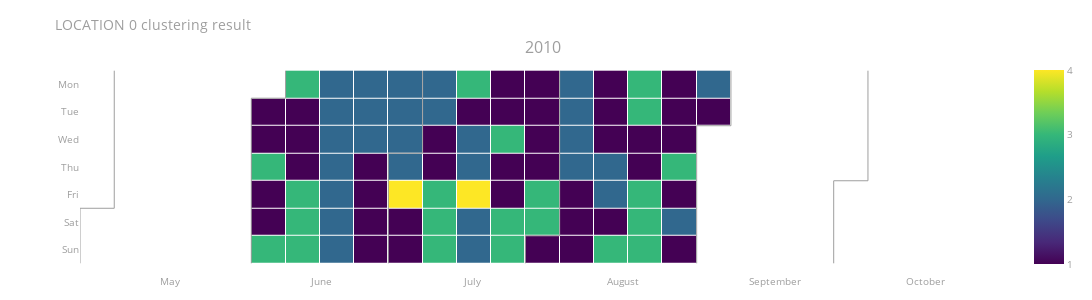
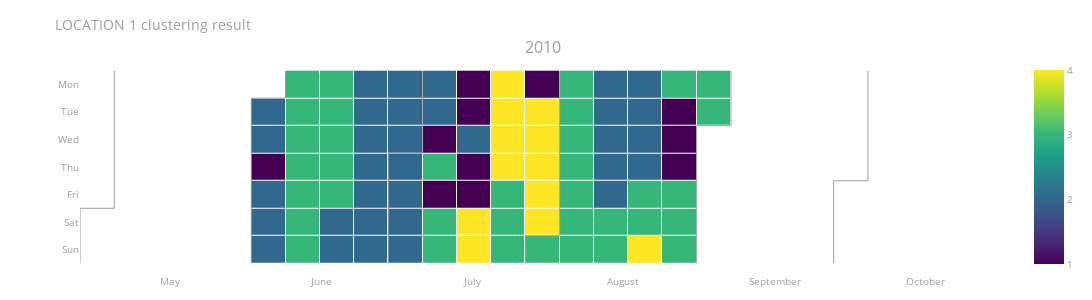
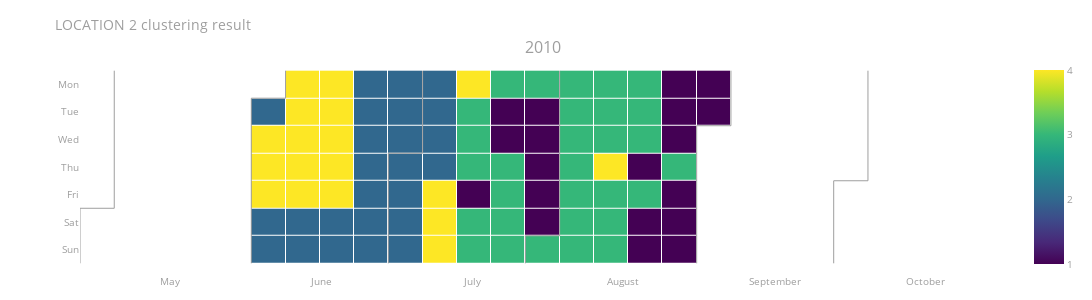
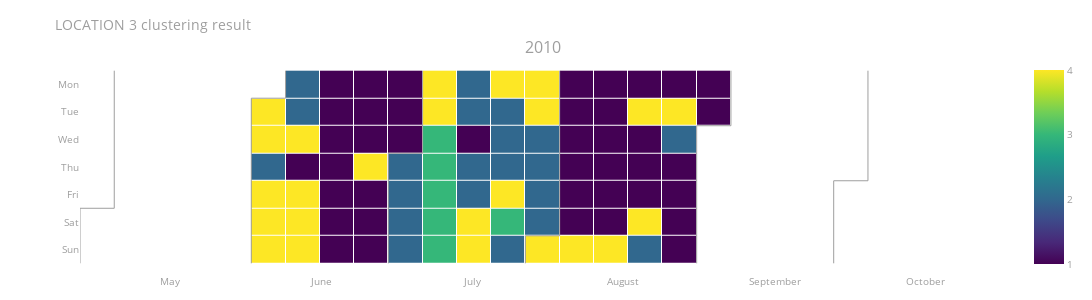

Write notebook code for charts like these, in order.
### Code cell
for loc in range(0,location_number):
    # generate the plot
    curr = location_clusters[location_clusters['LOCATION'] == loc].copy(deep=True)
    fig = plotly_calplot.calplot(
        curr,
        x="DATE",
        y="CLUSTERS",
        years_title=True,
        showscale=True,
        colorscale='viridis',
        title=f"LOCATION {loc} clustering result",
        start_month=5,
        end_month=10
    )


    fig.update_layout({
        'height': 300,
        'width' : 1200,
        'margin': {'b': 20, 't': 60},
    })

    fig.show()


    # ax = calplot.calplot(
    #     data = curr['CLUSTERS'],
    #     how = None,
    #     cmap = 'Dark2',
    #     figsize = (16, 8),
    #     suptitle = "Title"
    # )

### Figure 1 — Plotly figure (JSON) as saved in the notebook; plotly's stock layout.template omitted (floating-point values rounded to 4 significant figures; data arrays with more than 128 entries replaced by an {"elided": "..."} marker saying what was removed)
{"data": [{"colorscale": [[0, "#440154"], [0.1111, "#482878"], [0.2222, "#3e4989"], [0.3333, "#31688e"], [0.4444, "#26828e"], [0.5556, "#1f9e89"], [0.6667, "#35b779"], [0.7778, "#6ece58"], [0.8889, "#b5de2b"], [1, "#fde725"]], "customdata": {"elided": "184x2 str values"}, "hovertemplate": "%{customdata[0]} <br>Week=%{x} <br>%{customdata[1]}=%{z}", "name": "2010", "showscale": true, "type": "heatmap", "x": {"elided": "184 int values"}, "xaxis": "x", "xgap": 1, "y": {"elided": "184 int values"}, "yaxis": "y", "ygap": 1, "z": {"elided": "184 int values"}, "zmax": 4, "zmin": 1}, {"hoverinfo": "skip", "line": {"color": "#9e9e9e", "width": 1}, "mode": "lines", "type": "scatter", "x": [16.5, 16.5], "xaxis": "x", "y": [4.5, 6.5], "yaxis": "y"}, {"hoverinfo": "skip", "line": {"color": "#9e9e9e", "width": 1}, "mode": "lines", "type": "scatter", "x": [16.5, 17.5], "xaxis": "x", "y": [4.5, 4.5], "yaxis": "y"}, {"hoverinfo": "skip", "line": {"color": "#9e9e9e", "width": 1}, "mode": "lines", "type": "scatter", "x": [17.5, 17.5], "xaxis": "x", "y": [4.5, -0.5], "yaxis": "y"}, {"hoverinfo": "skip", "line": {"color": "#9e9e9e", "width": 1}, "mode": "lines", "type": "scatter", "x": [21.5, 21.5], "xaxis": "x", "y": [0.5, 6.5], "yaxis": "y"}, {"hoverinfo": "skip", "line": {"color": "#9e9e9e", "width": 1}, "mode": "lines", "type": "scatter", "x": [21.5, 22.5], "xaxis": "x", "y": [0.5, 0.5], "yaxis": "y"}, {"hoverinfo": "skip", "line": {"color": "#9e9e9e", "width": 1}, "mode": "lines", "type": "scatter", "x": [22.5, 22.5], "xaxis": "x", "y": [0.5, -0.5], "yaxis": "y"}, {"hoverinfo": "skip", "line": {"color": "#9e9e9e", "width": 1}, "mode": "lines", "type": "scatter", "x": [25.5, 25.5], "xaxis": "x", "y": [2.5, 6.5], "yaxis": "y"}, {"hoverinfo": "skip", "line": {"color": "#9e9e9e", "width": 1}, "mode": "lines", "type": "scatter", "x": [25.5, 26.5], "xaxis": "x", "y": [2.5, 2.5], "yaxis": "y"}, {"hoverinfo": "skip", "line": {"color": "#9e9e9e", "width": 1}, "mode": "lines", "type": "scatter", "x": [26.5, 26.5], "xaxis": "x", "y": [2.5, -0.5], "yaxis": "y"}, {"hoverinfo": "skip", "line": {"color": "#9e9e9e", "width": 1}, "mode": "lines", "type": "scatter", "x": [29.5, 29.5], "xaxis": "x", "y": [5.5, 6.5], "yaxis": "y"}, {"hoverinfo": "skip", "line": {"color": "#9e9e9e", "width": 1}, "mode": "lines", "type": "scatter", "x": [29.5, 30.5], "xaxis": "x", "y": [5.5, 5.5], "yaxis": "y"}, {"hoverinfo": "skip", "line": {"color": "#9e9e9e", "width": 1}, "mode": "lines", "type": "scatter", "x": [30.5, 30.5], "xaxis": "x", "y": [5.5, -0.5], "yaxis": "y"}, {"hoverinfo": "skip", "line": {"color": "#9e9e9e", "width": 1}, "mode": "lines", "type": "scatter", "x": [34.5, 34.5], "xaxis": "x", "y": [1.5, 6.5], "yaxis": "y"}, {"hoverinfo": "skip", "line": {"color": "#9e9e9e", "width": 1}, "mode": "lines", "type": "scatter", "x": [34.5, 35.5], "xaxis": "x", "y": [1.5, 1.5], "yaxis": "y"}, {"hoverinfo": "skip", "line": {"color": "#9e9e9e", "width": 1}, "mode": "lines", "type": "scatter", "x": [35.5, 35.5], "xaxis": "x", "y": [1.5, -0.5], "yaxis": "y"}, {"hoverinfo": "skip", "line": {"color": "#9e9e9e", "width": 1}, "mode": "lines", "type": "scatter", "x": [38.5, 38.5], "xaxis": "x", "y": [3.5, 6.5], "yaxis": "y"}, {"hoverinfo": "skip", "line": {"color": "#9e9e9e", "width": 1}, "mode": "lines", "type": "scatter", "x": [38.5, 39.5], "xaxis": "x", "y": [3.5, 3.5], "yaxis": "y"}, {"hoverinfo": "skip", "line": {"color": "#9e9e9e", "width": 1}, "mode": "lines", "type": "scatter", "x": [39.5, 39.5], "xaxis": "x", "y": [3.5, -0.5], "yaxis": "y"}], "layout": {"annotations": [{"font": {"size": 16}, "showarrow": false, "text": "2010", "x": 0.5, "xanchor": "center", "xref": "paper", "y": 1, "yanchor": "bottom", "yref": "paper"}], "font": {"color": "#9e9e9e", "size": 10}, "height": 300, "margin": {"b": 20, "t": 60}, "plot_bgcolor": "#fff", "showlegend": false, "title": {"text": "LOCATION 0 clustering result"}, "width": 1200, "xaxis": {"anchor": "y", "domain": [0, 1], "showgrid": false, "showline": false, "tickmode": "array", "ticktext": [null, null, null, null, "May", "June", "July", "August", "September", "October", null, null], "tickvals": [1.5, 5.909, 10.32, 14.73, 19.14, 23.55, 27.95, 32.36, 36.77, 41.18, 45.59, 50], "zeroline": false}, "yaxis": {"anchor": "x", "autorange": "reversed", "domain": [0, 1], "showgrid": false, "showline": false, "tickmode": "array", "ticktext": ["Mon", "Tue", "Wed", "Thu", "Fri", "Sat", "Sun"], "tickvals": [0, 1, 2, 3, 4, 5, 6], "zeroline": false}}}

### Figure 2 — Plotly figure (JSON) as saved in the notebook; plotly's stock layout.template omitted (floating-point values rounded to 4 significant figures; data arrays with more than 128 entries replaced by an {"elided": "..."} marker saying what was removed)
{"data": [{"colorscale": [[0, "#440154"], [0.1111, "#482878"], [0.2222, "#3e4989"], [0.3333, "#31688e"], [0.4444, "#26828e"], [0.5556, "#1f9e89"], [0.6667, "#35b779"], [0.7778, "#6ece58"], [0.8889, "#b5de2b"], [1, "#fde725"]], "customdata": {"elided": "184x2 str values"}, "hovertemplate": "%{customdata[0]} <br>Week=%{x} <br>%{customdata[1]}=%{z}", "name": "2010", "showscale": true, "type": "heatmap", "x": {"elided": "184 int values"}, "xaxis": "x", "xgap": 1, "y": {"elided": "184 int values"}, "yaxis": "y", "ygap": 1, "z": {"elided": "184 int values"}, "zmax": 4, "zmin": 1}, {"hoverinfo": "skip", "line": {"color": "#9e9e9e", "width": 1}, "mode": "lines", "type": "scatter", "x": [16.5, 16.5], "xaxis": "x", "y": [4.5, 6.5], "yaxis": "y"}, {"hoverinfo": "skip", "line": {"color": "#9e9e9e", "width": 1}, "mode": "lines", "type": "scatter", "x": [16.5, 17.5], "xaxis": "x", "y": [4.5, 4.5], "yaxis": "y"}, {"hoverinfo": "skip", "line": {"color": "#9e9e9e", "width": 1}, "mode": "lines", "type": "scatter", "x": [17.5, 17.5], "xaxis": "x", "y": [4.5, -0.5], "yaxis": "y"}, {"hoverinfo": "skip", "line": {"color": "#9e9e9e", "width": 1}, "mode": "lines", "type": "scatter", "x": [21.5, 21.5], "xaxis": "x", "y": [0.5, 6.5], "yaxis": "y"}, {"hoverinfo": "skip", "line": {"color": "#9e9e9e", "width": 1}, "mode": "lines", "type": "scatter", "x": [21.5, 22.5], "xaxis": "x", "y": [0.5, 0.5], "yaxis": "y"}, {"hoverinfo": "skip", "line": {"color": "#9e9e9e", "width": 1}, "mode": "lines", "type": "scatter", "x": [22.5, 22.5], "xaxis": "x", "y": [0.5, -0.5], "yaxis": "y"}, {"hoverinfo": "skip", "line": {"color": "#9e9e9e", "width": 1}, "mode": "lines", "type": "scatter", "x": [25.5, 25.5], "xaxis": "x", "y": [2.5, 6.5], "yaxis": "y"}, {"hoverinfo": "skip", "line": {"color": "#9e9e9e", "width": 1}, "mode": "lines", "type": "scatter", "x": [25.5, 26.5], "xaxis": "x", "y": [2.5, 2.5], "yaxis": "y"}, {"hoverinfo": "skip", "line": {"color": "#9e9e9e", "width": 1}, "mode": "lines", "type": "scatter", "x": [26.5, 26.5], "xaxis": "x", "y": [2.5, -0.5], "yaxis": "y"}, {"hoverinfo": "skip", "line": {"color": "#9e9e9e", "width": 1}, "mode": "lines", "type": "scatter", "x": [29.5, 29.5], "xaxis": "x", "y": [5.5, 6.5], "yaxis": "y"}, {"hoverinfo": "skip", "line": {"color": "#9e9e9e", "width": 1}, "mode": "lines", "type": "scatter", "x": [29.5, 30.5], "xaxis": "x", "y": [5.5, 5.5], "yaxis": "y"}, {"hoverinfo": "skip", "line": {"color": "#9e9e9e", "width": 1}, "mode": "lines", "type": "scatter", "x": [30.5, 30.5], "xaxis": "x", "y": [5.5, -0.5], "yaxis": "y"}, {"hoverinfo": "skip", "line": {"color": "#9e9e9e", "width": 1}, "mode": "lines", "type": "scatter", "x": [34.5, 34.5], "xaxis": "x", "y": [1.5, 6.5], "yaxis": "y"}, {"hoverinfo": "skip", "line": {"color": "#9e9e9e", "width": 1}, "mode": "lines", "type": "scatter", "x": [34.5, 35.5], "xaxis": "x", "y": [1.5, 1.5], "yaxis": "y"}, {"hoverinfo": "skip", "line": {"color": "#9e9e9e", "width": 1}, "mode": "lines", "type": "scatter", "x": [35.5, 35.5], "xaxis": "x", "y": [1.5, -0.5], "yaxis": "y"}, {"hoverinfo": "skip", "line": {"color": "#9e9e9e", "width": 1}, "mode": "lines", "type": "scatter", "x": [38.5, 38.5], "xaxis": "x", "y": [3.5, 6.5], "yaxis": "y"}, {"hoverinfo": "skip", "line": {"color": "#9e9e9e", "width": 1}, "mode": "lines", "type": "scatter", "x": [38.5, 39.5], "xaxis": "x", "y": [3.5, 3.5], "yaxis": "y"}, {"hoverinfo": "skip", "line": {"color": "#9e9e9e", "width": 1}, "mode": "lines", "type": "scatter", "x": [39.5, 39.5], "xaxis": "x", "y": [3.5, -0.5], "yaxis": "y"}], "layout": {"annotations": [{"font": {"size": 16}, "showarrow": false, "text": "2010", "x": 0.5, "xanchor": "center", "xref": "paper", "y": 1, "yanchor": "bottom", "yref": "paper"}], "font": {"color": "#9e9e9e", "size": 10}, "height": 300, "margin": {"b": 20, "t": 60}, "plot_bgcolor": "#fff", "showlegend": false, "title": {"text": "LOCATION 1 clustering result"}, "width": 1200, "xaxis": {"anchor": "y", "domain": [0, 1], "showgrid": false, "showline": false, "tickmode": "array", "ticktext": [null, null, null, null, "May", "June", "July", "August", "September", "October", null, null], "tickvals": [1.5, 5.909, 10.32, 14.73, 19.14, 23.55, 27.95, 32.36, 36.77, 41.18, 45.59, 50], "zeroline": false}, "yaxis": {"anchor": "x", "autorange": "reversed", "domain": [0, 1], "showgrid": false, "showline": false, "tickmode": "array", "ticktext": ["Mon", "Tue", "Wed", "Thu", "Fri", "Sat", "Sun"], "tickvals": [0, 1, 2, 3, 4, 5, 6], "zeroline": false}}}

### Figure 3 — Plotly figure (JSON) as saved in the notebook; plotly's stock layout.template omitted (floating-point values rounded to 4 significant figures; data arrays with more than 128 entries replaced by an {"elided": "..."} marker saying what was removed)
{"data": [{"colorscale": [[0, "#440154"], [0.1111, "#482878"], [0.2222, "#3e4989"], [0.3333, "#31688e"], [0.4444, "#26828e"], [0.5556, "#1f9e89"], [0.6667, "#35b779"], [0.7778, "#6ece58"], [0.8889, "#b5de2b"], [1, "#fde725"]], "customdata": {"elided": "184x2 str values"}, "hovertemplate": "%{customdata[0]} <br>Week=%{x} <br>%{customdata[1]}=%{z}", "name": "2010", "showscale": true, "type": "heatmap", "x": {"elided": "184 int values"}, "xaxis": "x", "xgap": 1, "y": {"elided": "184 int values"}, "yaxis": "y", "ygap": 1, "z": {"elided": "184 int values"}, "zmax": 4, "zmin": 1}, {"hoverinfo": "skip", "line": {"color": "#9e9e9e", "width": 1}, "mode": "lines", "type": "scatter", "x": [16.5, 16.5], "xaxis": "x", "y": [4.5, 6.5], "yaxis": "y"}, {"hoverinfo": "skip", "line": {"color": "#9e9e9e", "width": 1}, "mode": "lines", "type": "scatter", "x": [16.5, 17.5], "xaxis": "x", "y": [4.5, 4.5], "yaxis": "y"}, {"hoverinfo": "skip", "line": {"color": "#9e9e9e", "width": 1}, "mode": "lines", "type": "scatter", "x": [17.5, 17.5], "xaxis": "x", "y": [4.5, -0.5], "yaxis": "y"}, {"hoverinfo": "skip", "line": {"color": "#9e9e9e", "width": 1}, "mode": "lines", "type": "scatter", "x": [21.5, 21.5], "xaxis": "x", "y": [0.5, 6.5], "yaxis": "y"}, {"hoverinfo": "skip", "line": {"color": "#9e9e9e", "width": 1}, "mode": "lines", "type": "scatter", "x": [21.5, 22.5], "xaxis": "x", "y": [0.5, 0.5], "yaxis": "y"}, {"hoverinfo": "skip", "line": {"color": "#9e9e9e", "width": 1}, "mode": "lines", "type": "scatter", "x": [22.5, 22.5], "xaxis": "x", "y": [0.5, -0.5], "yaxis": "y"}, {"hoverinfo": "skip", "line": {"color": "#9e9e9e", "width": 1}, "mode": "lines", "type": "scatter", "x": [25.5, 25.5], "xaxis": "x", "y": [2.5, 6.5], "yaxis": "y"}, {"hoverinfo": "skip", "line": {"color": "#9e9e9e", "width": 1}, "mode": "lines", "type": "scatter", "x": [25.5, 26.5], "xaxis": "x", "y": [2.5, 2.5], "yaxis": "y"}, {"hoverinfo": "skip", "line": {"color": "#9e9e9e", "width": 1}, "mode": "lines", "type": "scatter", "x": [26.5, 26.5], "xaxis": "x", "y": [2.5, -0.5], "yaxis": "y"}, {"hoverinfo": "skip", "line": {"color": "#9e9e9e", "width": 1}, "mode": "lines", "type": "scatter", "x": [29.5, 29.5], "xaxis": "x", "y": [5.5, 6.5], "yaxis": "y"}, {"hoverinfo": "skip", "line": {"color": "#9e9e9e", "width": 1}, "mode": "lines", "type": "scatter", "x": [29.5, 30.5], "xaxis": "x", "y": [5.5, 5.5], "yaxis": "y"}, {"hoverinfo": "skip", "line": {"color": "#9e9e9e", "width": 1}, "mode": "lines", "type": "scatter", "x": [30.5, 30.5], "xaxis": "x", "y": [5.5, -0.5], "yaxis": "y"}, {"hoverinfo": "skip", "line": {"color": "#9e9e9e", "width": 1}, "mode": "lines", "type": "scatter", "x": [34.5, 34.5], "xaxis": "x", "y": [1.5, 6.5], "yaxis": "y"}, {"hoverinfo": "skip", "line": {"color": "#9e9e9e", "width": 1}, "mode": "lines", "type": "scatter", "x": [34.5, 35.5], "xaxis": "x", "y": [1.5, 1.5], "yaxis": "y"}, {"hoverinfo": "skip", "line": {"color": "#9e9e9e", "width": 1}, "mode": "lines", "type": "scatter", "x": [35.5, 35.5], "xaxis": "x", "y": [1.5, -0.5], "yaxis": "y"}, {"hoverinfo": "skip", "line": {"color": "#9e9e9e", "width": 1}, "mode": "lines", "type": "scatter", "x": [38.5, 38.5], "xaxis": "x", "y": [3.5, 6.5], "yaxis": "y"}, {"hoverinfo": "skip", "line": {"color": "#9e9e9e", "width": 1}, "mode": "lines", "type": "scatter", "x": [38.5, 39.5], "xaxis": "x", "y": [3.5, 3.5], "yaxis": "y"}, {"hoverinfo": "skip", "line": {"color": "#9e9e9e", "width": 1}, "mode": "lines", "type": "scatter", "x": [39.5, 39.5], "xaxis": "x", "y": [3.5, -0.5], "yaxis": "y"}], "layout": {"annotations": [{"font": {"size": 16}, "showarrow": false, "text": "2010", "x": 0.5, "xanchor": "center", "xref": "paper", "y": 1, "yanchor": "bottom", "yref": "paper"}], "font": {"color": "#9e9e9e", "size": 10}, "height": 300, "margin": {"b": 20, "t": 60}, "plot_bgcolor": "#fff", "showlegend": false, "title": {"text": "LOCATION 2 clustering result"}, "width": 1200, "xaxis": {"anchor": "y", "domain": [0, 1], "showgrid": false, "showline": false, "tickmode": "array", "ticktext": [null, null, null, null, "May", "June", "July", "August", "September", "October", null, null], "tickvals": [1.5, 5.909, 10.32, 14.73, 19.14, 23.55, 27.95, 32.36, 36.77, 41.18, 45.59, 50], "zeroline": false}, "yaxis": {"anchor": "x", "autorange": "reversed", "domain": [0, 1], "showgrid": false, "showline": false, "tickmode": "array", "ticktext": ["Mon", "Tue", "Wed", "Thu", "Fri", "Sat", "Sun"], "tickvals": [0, 1, 2, 3, 4, 5, 6], "zeroline": false}}}

### Figure 4 — Plotly figure (JSON) as saved in the notebook; plotly's stock layout.template omitted (floating-point values rounded to 4 significant figures; data arrays with more than 128 entries replaced by an {"elided": "..."} marker saying what was removed)
{"data": [{"colorscale": [[0, "#440154"], [0.1111, "#482878"], [0.2222, "#3e4989"], [0.3333, "#31688e"], [0.4444, "#26828e"], [0.5556, "#1f9e89"], [0.6667, "#35b779"], [0.7778, "#6ece58"], [0.8889, "#b5de2b"], [1, "#fde725"]], "customdata": {"elided": "184x2 str values"}, "hovertemplate": "%{customdata[0]} <br>Week=%{x} <br>%{customdata[1]}=%{z}", "name": "2010", "showscale": true, "type": "heatmap", "x": {"elided": "184 int values"}, "xaxis": "x", "xgap": 1, "y": {"elided": "184 int values"}, "yaxis": "y", "ygap": 1, "z": {"elided": "184 int values"}, "zmax": 4, "zmin": 1}, {"hoverinfo": "skip", "line": {"color": "#9e9e9e", "width": 1}, "mode": "lines", "type": "scatter", "x": [16.5, 16.5], "xaxis": "x", "y": [4.5, 6.5], "yaxis": "y"}, {"hoverinfo": "skip", "line": {"color": "#9e9e9e", "width": 1}, "mode": "lines", "type": "scatter", "x": [16.5, 17.5], "xaxis": "x", "y": [4.5, 4.5], "yaxis": "y"}, {"hoverinfo": "skip", "line": {"color": "#9e9e9e", "width": 1}, "mode": "lines", "type": "scatter", "x": [17.5, 17.5], "xaxis": "x", "y": [4.5, -0.5], "yaxis": "y"}, {"hoverinfo": "skip", "line": {"color": "#9e9e9e", "width": 1}, "mode": "lines", "type": "scatter", "x": [21.5, 21.5], "xaxis": "x", "y": [0.5, 6.5], "yaxis": "y"}, {"hoverinfo": "skip", "line": {"color": "#9e9e9e", "width": 1}, "mode": "lines", "type": "scatter", "x": [21.5, 22.5], "xaxis": "x", "y": [0.5, 0.5], "yaxis": "y"}, {"hoverinfo": "skip", "line": {"color": "#9e9e9e", "width": 1}, "mode": "lines", "type": "scatter", "x": [22.5, 22.5], "xaxis": "x", "y": [0.5, -0.5], "yaxis": "y"}, {"hoverinfo": "skip", "line": {"color": "#9e9e9e", "width": 1}, "mode": "lines", "type": "scatter", "x": [25.5, 25.5], "xaxis": "x", "y": [2.5, 6.5], "yaxis": "y"}, {"hoverinfo": "skip", "line": {"color": "#9e9e9e", "width": 1}, "mode": "lines", "type": "scatter", "x": [25.5, 26.5], "xaxis": "x", "y": [2.5, 2.5], "yaxis": "y"}, {"hoverinfo": "skip", "line": {"color": "#9e9e9e", "width": 1}, "mode": "lines", "type": "scatter", "x": [26.5, 26.5], "xaxis": "x", "y": [2.5, -0.5], "yaxis": "y"}, {"hoverinfo": "skip", "line": {"color": "#9e9e9e", "width": 1}, "mode": "lines", "type": "scatter", "x": [29.5, 29.5], "xaxis": "x", "y": [5.5, 6.5], "yaxis": "y"}, {"hoverinfo": "skip", "line": {"color": "#9e9e9e", "width": 1}, "mode": "lines", "type": "scatter", "x": [29.5, 30.5], "xaxis": "x", "y": [5.5, 5.5], "yaxis": "y"}, {"hoverinfo": "skip", "line": {"color": "#9e9e9e", "width": 1}, "mode": "lines", "type": "scatter", "x": [30.5, 30.5], "xaxis": "x", "y": [5.5, -0.5], "yaxis": "y"}, {"hoverinfo": "skip", "line": {"color": "#9e9e9e", "width": 1}, "mode": "lines", "type": "scatter", "x": [34.5, 34.5], "xaxis": "x", "y": [1.5, 6.5], "yaxis": "y"}, {"hoverinfo": "skip", "line": {"color": "#9e9e9e", "width": 1}, "mode": "lines", "type": "scatter", "x": [34.5, 35.5], "xaxis": "x", "y": [1.5, 1.5], "yaxis": "y"}, {"hoverinfo": "skip", "line": {"color": "#9e9e9e", "width": 1}, "mode": "lines", "type": "scatter", "x": [35.5, 35.5], "xaxis": "x", "y": [1.5, -0.5], "yaxis": "y"}, {"hoverinfo": "skip", "line": {"color": "#9e9e9e", "width": 1}, "mode": "lines", "type": "scatter", "x": [38.5, 38.5], "xaxis": "x", "y": [3.5, 6.5], "yaxis": "y"}, {"hoverinfo": "skip", "line": {"color": "#9e9e9e", "width": 1}, "mode": "lines", "type": "scatter", "x": [38.5, 39.5], "xaxis": "x", "y": [3.5, 3.5], "yaxis": "y"}, {"hoverinfo": "skip", "line": {"color": "#9e9e9e", "width": 1}, "mode": "lines", "type": "scatter", "x": [39.5, 39.5], "xaxis": "x", "y": [3.5, -0.5], "yaxis": "y"}], "layout": {"annotations": [{"font": {"size": 16}, "showarrow": false, "text": "2010", "x": 0.5, "xanchor": "center", "xref": "paper", "y": 1, "yanchor": "bottom", "yref": "paper"}], "font": {"color": "#9e9e9e", "size": 10}, "height": 300, "margin": {"b": 20, "t": 60}, "plot_bgcolor": "#fff", "showlegend": false, "title": {"text": "LOCATION 3 clustering result"}, "width": 1200, "xaxis": {"anchor": "y", "domain": [0, 1], "showgrid": false, "showline": false, "tickmode": "array", "ticktext": [null, null, null, null, "May", "June", "July", "August", "September", "October", null, null], "tickvals": [1.5, 5.909, 10.32, 14.73, 19.14, 23.55, 27.95, 32.36, 36.77, 41.18, 45.59, 50], "zeroline": false}, "yaxis": {"anchor": "x", "autorange": "reversed", "domain": [0, 1], "showgrid": false, "showline": false, "tickmode": "array", "ticktext": ["Mon", "Tue", "Wed", "Thu", "Fri", "Sat", "Sun"], "tickvals": [0, 1, 2, 3, 4, 5, 6], "zeroline": false}}}
